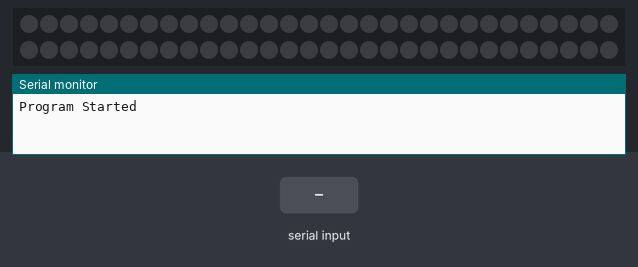
This sketch was run on a simulated Arduino Uno, built with avr-gcc and run on an emulated ATmega328P. Parts: 60 RGB LEDs in strip order, left to right, continuing on the next row, the last lines printed to the serial monitor. Inputs (shaded band) come from the test bench. Dim RGB values are drawn brighter than linear.

Above: at 1.2 s.
1.3 s: "v1\n" received over Serial
At 8.37 s:
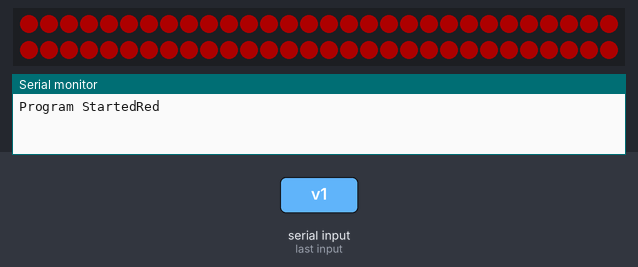
At 8.8 s:
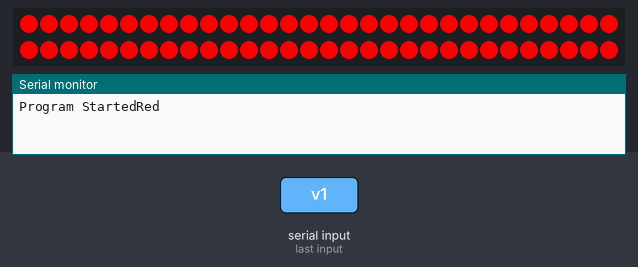

The sketch:

hackathon_arduino.ino
```cpp
#include <Adafruit_NeoPixel.h>

#define PIN 5
int wait_T=40; //This is the delay between moving back and forth and per pixel
int PixelCount=8; //Set this to the AMOUNT of Led's/Pixels you have or want to use on your strip And It can be used to tell where to Stop then return the eye at in the strip
int Pixel_Start_End=0; //Set this to where you want it to Start/End at

// Parameter 1 = number of pixels in strip
// Parameter 2 = pin number (most are valid)
// Parameter 3 = pixel type flags, add together as needed:
//   NEO_KHZ800  800 KHz bitstream (most NeoPixel products w/WS2812 LEDs)
//   NEO_KHZ400  400 KHz (classic 'v1' (not v2) FLORA pixels, WS2811 drivers)
//   NEO_GRB     Pixels are wired for GRB bitstream (most NeoPixel products)
//   NEO_RGB     Pixels are wired for RGB bitstream (v1 FLORA pixels, not v2)
Adafruit_NeoPixel strip = Adafruit_NeoPixel(60, PIN, NEO_GRB + NEO_KHZ800);

int InputChar;

void setup() {
  strip.begin();
  strip.show(); // Initialize all pixels to 'off'
  Serial.begin(19200);
  Serial.write("Program Started");
}

void loop() {

  if(Serial.available()) {
    InputChar = Serial.read();
  }
  switch (InputChar) {
    case '0':
     colorWipe(strip.Color(0, 0, 0), 0);
     break;
    case '1':
      Serial.write("Red");
      for(int i=1;i<10;i++) {
        //Example: CylonEyeUp(Center_Dot_Color, Second_Dot_color, Third_Dot_color, wait_T, PixelCount, Pixel_Start_End);
        CylonEyeUp(strip.Color(175,0,0), strip.Color(25,0,0), strip.Color(10,0,0), wait_T, PixelCount, Pixel_Start_End);
        delay(wait_T);
        //Example: CylonEyeDown(Center_Dot_Color, Second_Dot_color, Third_Dot_color, wait_T, PixelCount, Pixel_Start_End);
        CylonEyeDown(strip.Color(175,0,0), strip.Color(25,0,0), strip.Color(10,0,0), wait_T, PixelCount, Pixel_Start_End);
        delay(wait_T);
      }
      for(int i=1;i<5;i++) {
        colorWipe(strip.Color(50, 0, 0), 5);
        delay(wait_T);
        colorWipe(strip.Color(255, 0, 0), 5);
        delay(wait_T);
      }
      break;
    case '2':
      Serial.write("Yellow");
      colorWipe(strip.Color(255, 255, 0), 250); // Yellow
      break;
    case '3':
      Serial.write("Green");
      colorWipe(strip.Color(0, 255, 0), 250); // Green
      break;

  }
  // Some example procedures showing how to display to the pixels:
  //rainbow(100);
  //rainbowCycle(100);
}

// Fill the dots one after the other with a color
void colorWipe(uint32_t c, uint8_t wait) {
  for(uint16_t i=0; i<strip.numPixels(); i++) {
      strip.setPixelColor(i, c);
      strip.show();
      delay(wait);
  }
}

void rainbow(uint8_t wait) {
  uint16_t i, j;

  for(j=0; j<256; j++) {
    for(i=0; i<strip.numPixels(); i++) {
      strip.setPixelColor(i, Wheel((i+j) & 255));
    }
    strip.show();
    delay(wait);
  }
}

// Slightly different, this makes the rainbow equally distributed throughout
void rainbowCycle(uint8_t wait) {
  uint16_t i, j;

  for(j=0; j<256*5; j++) { // 5 cycles of all colors on wheel
    for(i=0; i< strip.numPixels(); i++) {
      strip.setPixelColor(i, Wheel(((i * 256 / strip.numPixels()) + j) & 255));
    }
    strip.show();
    delay(wait);
  }
}

// Input a value 0 to 255 to get a color value.
// The colours are a transition r - g - b - back to r.
uint32_t Wheel(byte WheelPos) {
  if(WheelPos < 85) {
   return strip.Color(WheelPos * 3, 255 - WheelPos * 3, 0);
  } else if(WheelPos < 170) {
   WheelPos -= 85;
   return strip.Color(255 - WheelPos * 3, 0, WheelPos * 3);
  } else {
   WheelPos -= 170;
   return strip.Color(0, WheelPos * 3, 255 - WheelPos * 3);
  }
}


void CylonEyeUp(uint32_t Co, uint32_t Ct, uint32_t Ctt, uint8_t Delay, int TotalPixels, int pStart) {
  for(int i=pStart; i<TotalPixels; i++) {
    strip.setPixelColor(i+1, Ct);   //Second Dot Color
    strip.setPixelColor(i, Co);     //Center Dot Color
    strip.setPixelColor(i-1, Ct);   //Second Dot Color

      strip.setPixelColor(i-2, strip.Color(0,0,0)); //Clears the dots after the 2rd color
    strip.show();
    //Serial.println(i); //Used For pixel Count Debugging
    delay(Delay);
  }
}

void CylonEyeDown(uint32_t Co, uint32_t Ct, uint32_t Ctt, uint8_t Delay, int TotalPixels, int pEnd) {
  for(int i=TotalPixels-1; i>pEnd; i--) {
    strip.setPixelColor(i-1, Ct);   //Second Dot Color
    strip.setPixelColor(i, Co);    //Center Dot Color
    strip.setPixelColor(i+1, Ct);  //Second Dot Color
      strip.setPixelColor(i+2, strip.Color(0,0,0)); //Clears the dots after the 2rd color

    strip.show();
    //Serial.println(i); //Used For pixel Count Debugging
    delay(Delay);
  }
}
```

Measured:
- after the input at 1.3 s, the LEDs: first change at once (image 1 shows a later state)
